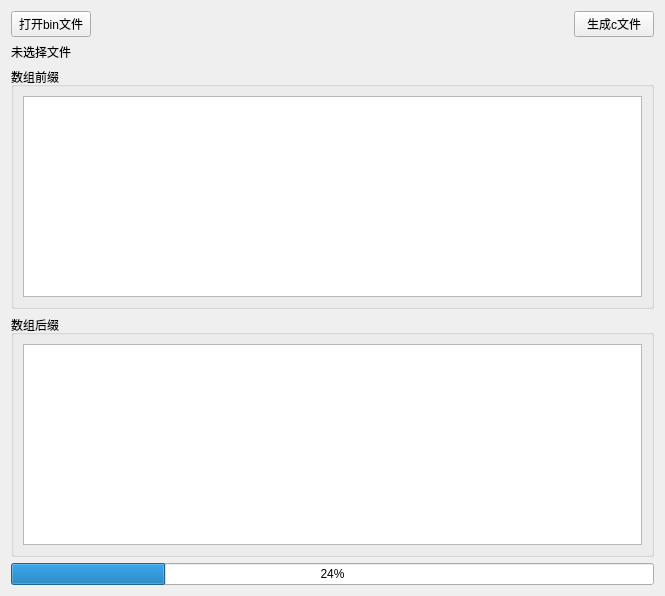
<?xml version="1.0" encoding="UTF-8"?>
<ui version="4.0">
 <class>ConvertToArray</class>
 <widget class="QWidget" name="ConvertToArray">
  <property name="geometry">
   <rect>
    <x>0</x>
    <y>0</y>
    <width>665</width>
    <height>596</height>
   </rect>
  </property>
  <property name="windowTitle">
   <string>Form</string>
  </property>
  <layout class="QGridLayout" name="gridLayout_3">
   <item row="0" column="0">
    <layout class="QVBoxLayout" name="verticalLayout_2">
     <item>
      <layout class="QHBoxLayout" name="horizontalLayout">
       <item>
        <widget class="QPushButton" name="pb_OpenBin">
         <property name="text">
          <string>打开bin文件</string>
         </property>
        </widget>
       </item>
       <item>
        <spacer name="horizontalSpacer">
         <property name="orientation">
          <enum>Qt::Horizontal</enum>
         </property>
         <property name="sizeHint" stdset="0">
          <size>
           <width>30</width>
           <height>20</height>
          </size>
         </property>
        </spacer>
       </item>
       <item>
        <widget class="QPushButton" name="pb_CreateCFile">
         <property name="text">
          <string>生成c文件</string>
         </property>
        </widget>
       </item>
      </layout>
     </item>
     <item>
      <widget class="QLabel" name="tl_FilePath">
       <property name="text">
        <string>未选择文件</string>
       </property>
      </widget>
     </item>
     <item>
      <layout class="QVBoxLayout" name="verticalLayout">
       <item>
        <widget class="QGroupBox" name="groupBox_2">
         <property name="title">
          <string>数组前缀</string>
         </property>
         <layout class="QGridLayout" name="gridLayout_2">
          <item row="0" column="0">
           <widget class="QTextEdit" name="te_CFileHead"/>
          </item>
         </layout>
        </widget>
       </item>
       <item>
        <widget class="QGroupBox" name="groupBox_1">
         <property name="title">
          <string>数组后缀</string>
         </property>
         <layout class="QGridLayout" name="gridLayout">
          <item row="0" column="0">
           <widget class="QTextEdit" name="te_CFileEnd"/>
          </item>
         </layout>
        </widget>
       </item>
      </layout>
     </item>
     <item>
      <widget class="QProgressBar" name="pb_Convert">
       <property name="sizePolicy">
        <sizepolicy hsizetype="Expanding" vsizetype="Fixed">
         <horstretch>0</horstretch>
         <verstretch>0</verstretch>
        </sizepolicy>
       </property>
       <property name="value">
        <number>24</number>
       </property>
      </widget>
     </item>
    </layout>
   </item>
  </layout>
 </widget>
 <resources/>
 <connections>
  <connection>
   <sender>pb_OpenBin</sender>
   <signal>clicked()</signal>
   <receiver>ConvertToArray</receiver>
   <slot>pbClick_OpenBin()</slot>
   <hints>
    <hint type="sourcelabel">
     <x>58</x>
     <y>19</y>
    </hint>
    <hint type="destinationlabel">
     <x>101</x>
     <y>3</y>
    </hint>
   </hints>
  </connection>
  <connection>
   <sender>pb_CreateCFile</sender>
   <signal>clicked()</signal>
   <receiver>ConvertToArray</receiver>
   <slot>pbClick_CreatCFile()</slot>
   <hints>
    <hint type="sourcelabel">
     <x>333</x>
     <y>22</y>
    </hint>
    <hint type="destinationlabel">
     <x>297</x>
     <y>0</y>
    </hint>
   </hints>
  </connection>
 </connections>
 <slots>
  <slot>pbClick_OpenBin()</slot>
  <slot>pbClick_CreatCFile()</slot>
 </slots>
</ui>
